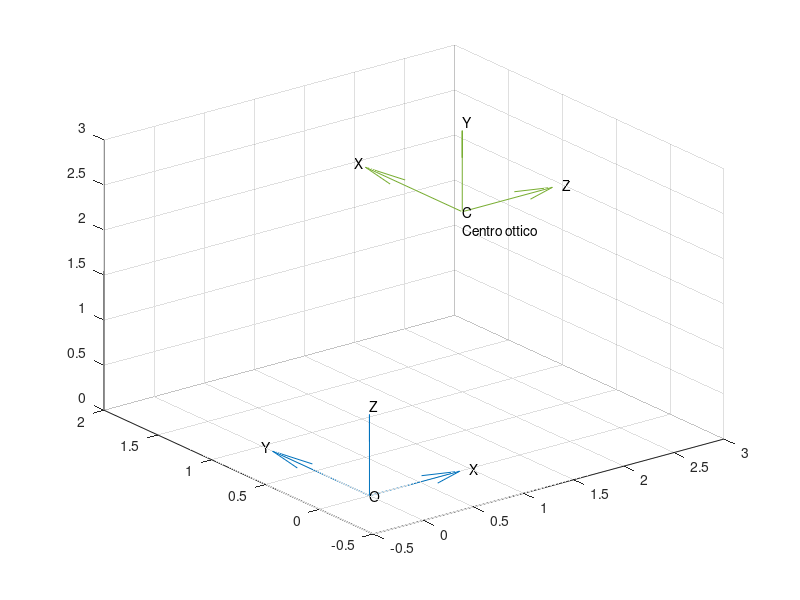

The MATLAB source for this figure:
clc, clear all;
%% creazione sistemi di riferimento
O = [0;0;0];
C = [2;1;2];

figure()
quiver3(O,O,O,[1;0;0],[0;1;0],[0;0;1])
hold on
quiver3([C(1);C(1);C(1)],[C(2);C(2);C(2)],[C(3);C(3);C(3)],[0;1;0],[0;0;1],[1;0;0])

text(O(1),O(2),O(3),'O')
text(O(1),O(2)+1,O(3),'Y')
text(O(1)+1,O(2),O(3),'X')
text(O(1),O(2),O(3)+1,'Z')

text(C(1),C(2),C(3),'C')
text(C(1),C(2)+1,C(3),'X')
text(C(1)+1,C(2),C(3),'Z')
text(C(1),C(2),C(3)+1,'Y')
text(C(1),C(2),C(3)-0.2,'Centro ottico')
%%


